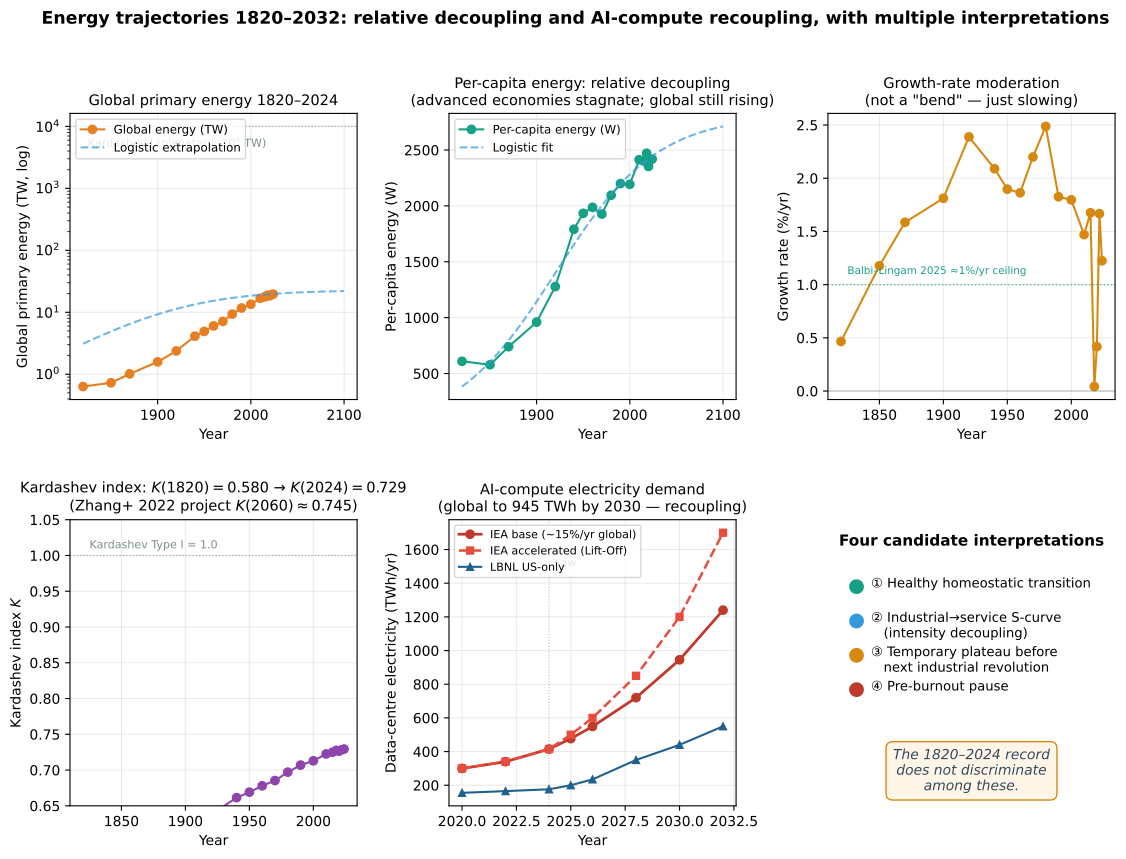

Write the Python code that produced this figure.
"""Figure 5: Hedged Kardashev curve — growth-rate moderation in advanced economies
plus AI-compute recoupling. Replaces v16's 'curve is bending' claim."""
import numpy as np
import matplotlib.pyplot as plt

fig = plt.figure(figsize=(13.5, 9))
fig.patch.set_facecolor('white')
gs = fig.add_gridspec(2, 3, hspace=0.42, wspace=0.32)

sec_per_year = 365.25 * 86400
EJ_to_W = 1e18 / sec_per_year

# Historical data (Smil 2017; BP Statistical Review; IEA; Our World in Data)
years = np.array([1820, 1850, 1870, 1900, 1920, 1940, 1950, 1960, 1970, 1980,
                  1990, 2000, 2010, 2015, 2018, 2020, 2022, 2024])
EJ_yr = np.array([20, 23, 32, 50, 75, 130, 155, 190, 225, 295,
                  370, 425, 530, 560, 595, 580, 605, 620])
W_total = EJ_yr * EJ_to_W
pop = np.array([1.04, 1.26, 1.37, 1.65, 1.86, 2.30, 2.54, 3.03, 3.70, 4.46,
                5.33, 6.14, 6.96, 7.39, 7.63, 7.81, 7.95, 8.12]) * 1e9
per_cap_W = W_total / pop
K_sagan = (np.log10(W_total) - 6) / 10

# === Panel 1: Total energy + extrapolations ===
ax1 = fig.add_subplot(gs[0, 0])
ax1.semilogy(years, W_total/1e12, 'o-', color='#e67e22', markersize=6, lw=1.5, label='Global energy (TW)')
years_fut = np.arange(1820, 2101)
# Logistic
def logistic(t, L, k, t0):
    return L / (1 + np.exp(-k*(t-t0)))
from scipy.optimize import curve_fit
try:
    popt_log, _ = curve_fit(logistic, years.astype(float), per_cap_W,
                             p0=[3000, 0.02, 1970], maxfev=10000)
    log_per_cap = logistic(years_fut, *popt_log)
    ax1.semilogy(years_fut, log_per_cap * pop[-1] / 1e12, '--', color='#3498db',
                 alpha=0.7, label='Logistic extrapolation')
except Exception:
    pass
ax1.axhline(1e16/1e12, color='#7f8c8d', ls=':', lw=0.9, alpha=0.7)
ax1.text(1825, 1e16/1e12*0.45, 'Kardashev I (planetary, $10^4$ TW)', fontsize=8, color='#7f8c8d')
ax1.set_xlabel('Year', fontsize=10)
ax1.set_ylabel('Global primary energy (TW, log)', fontsize=10)
ax1.set_title('Global primary energy 1820–2024', fontsize=10.5)
ax1.legend(fontsize=8.5, loc='upper left')
ax1.grid(True, alpha=0.25)

# === Panel 2: Per-capita ===
ax2 = fig.add_subplot(gs[0, 1])
ax2.plot(years, per_cap_W, 'o-', color='#16a085', markersize=6, lw=1.5,
         label='Per-capita energy (W)')
try:
    ax2.plot(years_fut, log_per_cap, '--', color='#3498db', alpha=0.7, label='Logistic fit')
except Exception:
    pass
ax2.set_xlabel('Year', fontsize=10)
ax2.set_ylabel('Per-capita energy (W)', fontsize=10)
ax2.set_title('Per-capita energy: relative decoupling\n(advanced economies stagnate; global still rising)', fontsize=10.5)
ax2.legend(fontsize=8.5, loc='upper left')
ax2.grid(True, alpha=0.25)

# === Panel 3: Growth rate ===
ax3 = fig.add_subplot(gs[0, 2])
log_E = np.log(W_total)
growth_rate = np.gradient(log_E, years)
ax3.plot(years, growth_rate*100, 'o-', color='#d68910', markersize=6, lw=1.5)
ax3.axhline(0, color='#34495e', ls='-', lw=0.5, alpha=0.5)
ax3.axhline(1.0, color='#16a085', ls=':', lw=1.0, alpha=0.7)
ax3.text(1825, 1.1, 'Balbi–Lingam 2025 ≈1%/yr ceiling', fontsize=7.5, color='#16a085')
ax3.set_xlabel('Year', fontsize=10)
ax3.set_ylabel('Growth rate (%/yr)', fontsize=10)
ax3.set_title('Growth-rate moderation\n(not a "bend" — just slowing)', fontsize=10.5)
ax3.grid(True, alpha=0.25)

# === Panel 4: Kardashev index ===
ax4 = fig.add_subplot(gs[1, 0])
ax4.plot(years, K_sagan, 'o-', color='#8e44ad', markersize=6, lw=1.5)
ax4.axhline(1.0, color='#7f8c8d', ls=':', lw=0.9, alpha=0.7)
ax4.text(1825, 1.01, 'Kardashev Type I = 1.0', fontsize=8, color='#7f8c8d')
ax4.set_xlabel('Year', fontsize=10)
ax4.set_ylabel('Kardashev index $K$', fontsize=10)
ax4.set_title(f'Kardashev index: $K(1820)={K_sagan[0]:.3f}$ → $K(2024)={K_sagan[-1]:.3f}$\n(Zhang+ 2022 project $K(2060)\\approx 0.745$)', fontsize=10.5)
ax4.set_ylim(0.65, 1.05)
ax4.grid(True, alpha=0.25)

# === Panel 5: AI compute trajectory (NEW) ===
ax5 = fig.add_subplot(gs[1, 1])
# IEA Energy and AI 2025: 415 TWh (2024) → 945 TWh (2030), ~15%/yr
# LBNL Dec 2024: US 176 TWh (2023, 4.4% US) → 325–580 TWh (2028, 6.7–12% US)
ai_years = np.array([2020, 2022, 2024, 2025, 2026, 2028, 2030, 2032])
# IEA base case projection (TWh)
iea_base = np.array([300, 340, 415, 477, 549, 720, 945, 1240])
# IEA accelerated case
iea_accel = np.array([300, 340, 415, 500, 600, 850, 1200, 1700])
# LBNL US projection
lbnl_us = np.array([155, 165, 176, 200, 235, 350, 440, 550])

ax5.plot(ai_years, iea_base, 'o-', color='#c0392b', lw=2.0, markersize=6,
         label='IEA base (~15%/yr global)')
ax5.plot(ai_years, iea_accel, 's--', color='#e74c3c', lw=1.8, markersize=5,
         label='IEA accelerated (Lift-Off)')
ax5.plot(ai_years, lbnl_us, '^-', color='#1f618d', lw=1.5, markersize=5,
         label='LBNL US-only')
ax5.axvline(2024, color='#7f8c8d', ls=':', lw=0.8, alpha=0.6)
ax5.text(2024.2, 1500, 'now', fontsize=8, color='#7f8c8d')
ax5.set_xlabel('Year', fontsize=10)
ax5.set_ylabel('Data-centre electricity (TWh/yr)', fontsize=10)
ax5.set_title('AI-compute electricity demand\n(global to 945 TWh by 2030 — recoupling)', fontsize=10.5)
ax5.legend(fontsize=8, loc='upper left')
ax5.grid(True, alpha=0.25)

# === Panel 6: Multiple interpretations summary ===
ax6 = fig.add_subplot(gs[1, 2])
ax6.axis('off')
ax6.set_xlim(0, 1)
ax6.set_ylim(0, 1)
ax6.text(0.5, 0.95, 'Four candidate interpretations',
         fontsize=11, fontweight='bold', ha='center', va='top')
interpretations = [
    ('① Healthy homeostatic transition', '#16a085'),
    ('② Industrial→service S-curve\n   (intensity decoupling)', '#3498db'),
    ('③ Temporary plateau before\n   next industrial revolution', '#d68910'),
    ('④ Pre-burnout pause', '#c0392b'),
]
y0 = 0.80
for txt, col in interpretations:
    ax6.text(0.07, y0, '●', fontsize=14, color=col, va='top')
    ax6.text(0.15, y0, txt, fontsize=9.5, va='top')
    y0 -= 0.12

ax6.text(0.5, 0.20,
         'The 1820–2024 record\ndoes not discriminate\namong these.',
         fontsize=10, ha='center', va='top', style='italic',
         color='#34495e',
         bbox=dict(boxstyle='round,pad=0.5', facecolor='#fef5e7', edgecolor='#d68910'))

fig.suptitle('Energy trajectories 1820–2032: relative decoupling and AI-compute recoupling, with multiple interpretations',
             fontsize=12.5, fontweight='bold', y=0.995)

plt.savefig('/home/claude/v17/figures/fig5_kardashev.pdf', dpi=180, bbox_inches='tight')
plt.savefig('/home/claude/v17/figures/fig5_kardashev.png', dpi=180, bbox_inches='tight')
print("Figure 5 saved")
